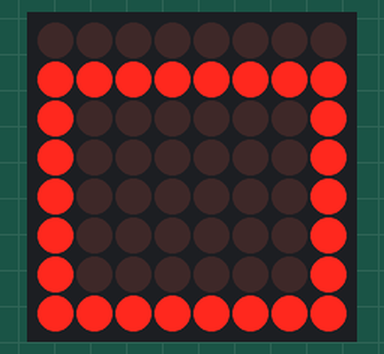
A sketch run on a simulated Arduino Uno, built with avr-gcc and run on an emulated ATmega328P. Parts: 8×8 LED matrix. Random numbers use the default seed unless the sketch sets one.

Above: at 0.1 s.
At 3.1 s:
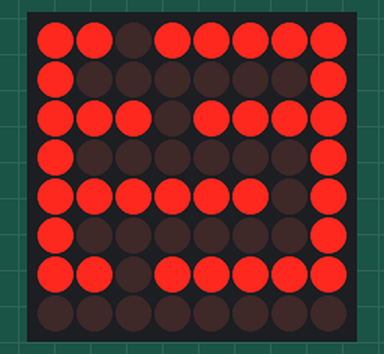
At 9.1 s:
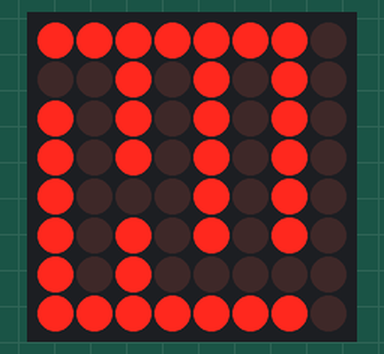
At 18.1 s:
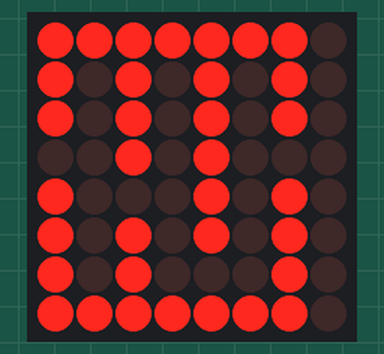
At 27.1 s:
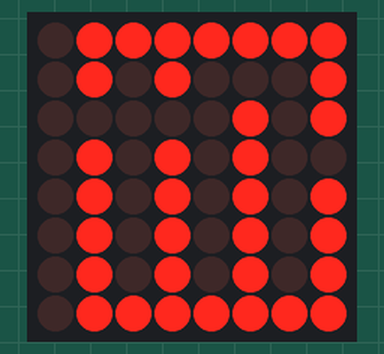
At 36.1 s:
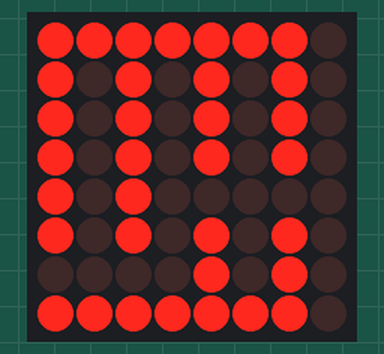

The sketch:

testSketch.ino
```cpp
#include "LedControl.h"

LedControl lc=LedControl(12,11,10,1);  // Pins: DIN,CLK,CS, # of Display connected

unsigned long delayTime=300;  // Delay between Frames
bool lateral; // tracks if the maze entrances are in line w/ byte rows or perpendicular

void setup() {
  lc.shutdown(0,false);  // Wake up displays
  lc.shutdown(1,false);
  lc.setIntensity(0,10);  // Set intensity levels
  lc.setIntensity(1,10);
  lc.clearDisplay(0);  // Clear Displays
  lc.clearDisplay(1);
}

byte mazeWalls[] {
  0,
  0xFF,
  B10000001,
  B10000001,
  B10000001,
  B10000001,
  B10000001,
  0xFF
};

int entranceWalls[2] = {0,0};

void insertDoor(int wall, int space) {
  lateral = wall%2==1;
  switch (wall) {
    case 0:
      mazeWalls[1] = mazeWalls[1] ^ (1 << space);
      entranceWalls[0] = 0;
      break;
    case 1:
      mazeWalls[space] = mazeWalls[space] & B11111110;
      entranceWalls[0] = 1;
      break;
    case 2:
      mazeWalls[7] = mazeWalls[7] ^ (1 << space);
      entranceWalls[0] = 2;
      break;
    case 3:
      mazeWalls[space] = mazeWalls[space] & B01111111;
      entranceWalls[0] = 3;
      break;
    }
  }
/*
void newStartGen() {
  int newWall = random(0, 2);
  int a = random(1, 7); // 1 - 6 randint
  byte newStart = ~(1 << a);

  insertDoor(newWall, a);
}

void newExitGen() {
  int newWall = random(2, 4);
  int a = random(1, 7);
  byte newExit = ~(1<<a);

  insertDoor(newWall, a);
}
*/

// Generates the entrance and exit on the rows in line with the bytes of the maze
// Transposition happens later, if necessary
void genDoors() {
  int startSpace = random(1,7);
  int endSpace = random(1,7);
  insertDoor(0, startSpace);
  insertDoor(2, endSpace);
  }

void mazeReset() {
  mazeWalls[0] = 0;
  mazeWalls[1] = B11111111;
  for (int i = 2; i < 7; i++) {
    mazeWalls[i] = B10000001;
  }
  mazeWalls[7] = B11111111;
}

void rotateMaze() {
  byte newMaze[8] = {0, 0, 0, 0, 0, 0, 0, 0};
  for (int newRow = 0; newRow < 8; newRow++) {
    for (int newCol = 0; newCol < 8; newCol++) {
      newMaze[newRow] |= ((mazeWalls[7-newCol]& (1<<newRow) )>>newRow<<newCol);
      }
    }

  for (int row = 0; row < 8; row++) {
    mazeWalls[row] = newMaze[row];
    }
  }

void playFrame() {
  for (int i = 0; i < 8; i++) {
    lc.setRow(0, i, mazeWalls[i]);
  }
  //mazeGen();

  mazeReset();
  genDoors();
  genInlineMaze();

  // Rotate and/or flip maze
  int manu = random(0,4);
  while (manu > 0) {
    rotateMaze();
    manu -= 1;
    }

  /*
  int valid = 0;
  while (!valid) {
    newStartGen();
    newExitGen();
    if (entranceWalls[0] == entranceWalls[1]) {
      valid = 0;
      mazeReset();
    } else {
      valid = 1;
    }
  }
  mazeGen();*/


}

void genInlineMaze() {
  for (int row = 3; row < 6; row +=2) {
    mazeWalls[row] = ~(1<<random(1,7));
    }
  }

//void mazeGen() {
//  // hardcoded maze
//  /*mazeWalls[0] = B11011111;
//  mazeWalls[1] = B10000101;
//  mazeWalls[2] = B10010001;
//  mazeWalls[3] = B10100101;
//  mazeWalls[4] = B11001011;
//  mazeWalls[5] = B01011101;
//  mazeWalls[6] = B01000101;
//  mazeWalls[7] = B11110111;*/
//
//  int guess;
//  for (int i = 1; i < 7; i++) {
//    for (int j = 1; j < 7; j++) {
//      guess = random(0,2);
//      if (guess != 0) {
//        mazeWalls[i] = mazeWalls[i] | (1 << j);
//      }
//    }
//  }
//}

/*void pathSuperimpose() {
  if (entranceWalls[0] == 0) {
    for (int i = 7; i = 0; i--) {
      if ((mazeWalls[0] & (1 << i)) != 0) {
        int startCol =
      }
    }

  }
}*/

void loop() {
  playFrame();
  /*
  byte state = B10000000;
  byte blankState = B00000000;

  for (int i = 0; i < 8; i++) {
    for (int j = 0; j < 8; j++) {
      lc.setRow(0,i,state);
      delay(delayTime);
      //lc.setRow(0,i,blankState);
      //delay(delayTime);
      state = state >> 1;
    }
    state = B10000000;
  }
  */
  delay(delayTime*10);
}
```

Measured:
- what the display in image 1 shows lasts 3.0 s, from 3.0 s to 6.0 s
